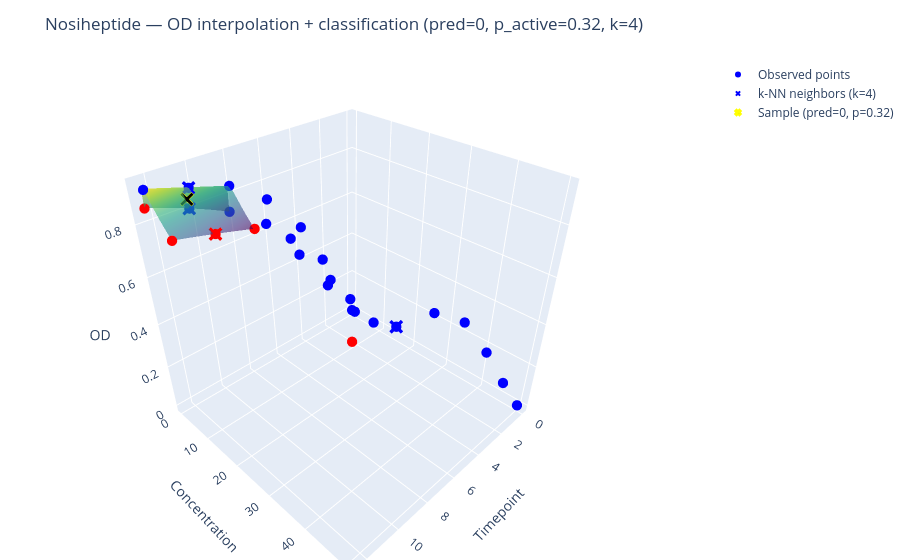

The code cell stored with this chart in its notebook:
### Code cell
out = sample_cls_interpolation_plot(df_train, "Nosiheptide",k=4, spline_deg=2, eval_grid_size=100, log_base=10.0)
print("OD at sampled point (interpolated):")
out["fig"].show()

#Lefamulin (acetate)

### Figure 1 — Plotly figure (JSON) as saved in the notebook; plotly's stock layout.template omitted (floating-point values rounded to 4 significant figures; data arrays with more than 128 entries replaced by an {"elided": "..."} marker saying what was removed)
{"data": [{"colorscale": [[0, "#440154"], [0.1111, "#482878"], [0.2222, "#3e4989"], [0.3333, "#31688e"], [0.4444, "#26828e"], [0.5556, "#1f9e89"], [0.6667, "#35b779"], [0.7778, "#6ece58"], [0.8889, "#b5de2b"], [1, "#fde725"]], "name": "Interpolated OD surface", "opacity": 0.6, "showscale": false, "type": "surface", "x": {"elided": "100x100 float values"}, "y": {"elided": "100x100 float values"}, "z": {"elided": "100x100 float values"}}, {"marker": {"color": [0, 0, 0, 0, 0, 0, 0, 0, 0, 0, 0, 0, 0, 0, 0, 0, 0, 0, 0, 1, 0, 0, 0, 1, 1, 0, 1, 1], "colorscale": [[0, "blue"], [1, "red"]], "size": 6, "symbol": "circle"}, "mode": "markers", "name": "Observed points", "type": "scatter3d", "x": [0.0, 0.0, 0.0, 0.0, 2.08, 2.08, 2.08, 2.08, 4.16, 4.16, 4.16, 4.16, 6.24, 6.24, 6.24, 6.24, 8.32, 8.32, 8.32, 8.32, 10.4, 10.4, 10.4, 10.4, 12.48, 12.48, 12.48, 12.48], "y": [0.2, 1.2, 50.0, 7.9, 0.2, 1.2, 50.0, 7.9, 0.2, 1.2, 50.0, 7.9, 0.2, 1.2, 50.0, 7.9, 0.2, 1.2, 50.0, 7.9, 0.2, 1.2, 50.0, 7.9, 0.2, 1.2, 50.0, 7.9], "z": [0.0, 0.0, 0.0, 0.0, 0.215, 0.2521, 0.2182, 0.2083, 0.4374, 0.5714, 0.45, 0.4736, 0.6358, 0.7434, 0.6525, 0.6272, 0.7401, 0.8446, 0.7645, 0.7247, 0.8054, 0.8858, 0.8012, 0.7633, 0.8583, 0.9273, 0.8401, 0.7982]}, {"marker": {"color": [0, 1, 0, 0], "colorscale": [[0, "blue"], [1, "red"]], "size": 5, "symbol": "x"}, "mode": "markers", "name": "k-NN neighbors (k=4)", "type": "scatter3d", "x": [10.4, 10.4, 10.4, 10.4], "y": [1.2, 7.9, 0.2, 50.0], "z": [0.8858, 0.7633, 0.8054, 0.8012]}, {"hovertemplate": "t=%{x:.3g}<br>c=%{y:.3g}<br>OD≈%{z:.3g}<br>p_active=0.323<br>pred=0<extra></extra>", "marker": {"color": "black", "line": {"color": "yellow", "width": 2}, "size": 5, "symbol": "x"}, "mode": "markers", "name": "Sample (pred=0, p=0.32)", "type": "scatter3d", "x": [10.79], "y": [2.775], "z": [0.8645]}], "layout": {"margin": {"b": 0, "l": 0, "r": 0, "t": 60}, "scene": {"aspectmode": "cube", "xaxis": {"title": {"text": "Timepoint"}}, "yaxis": {"title": {"text": "Concentration"}}, "zaxis": {"title": {"text": "OD"}}}, "title": {"text": "Nosiheptide — OD interpolation + classification (pred=0, p_active=0.32, k=4)"}}}
